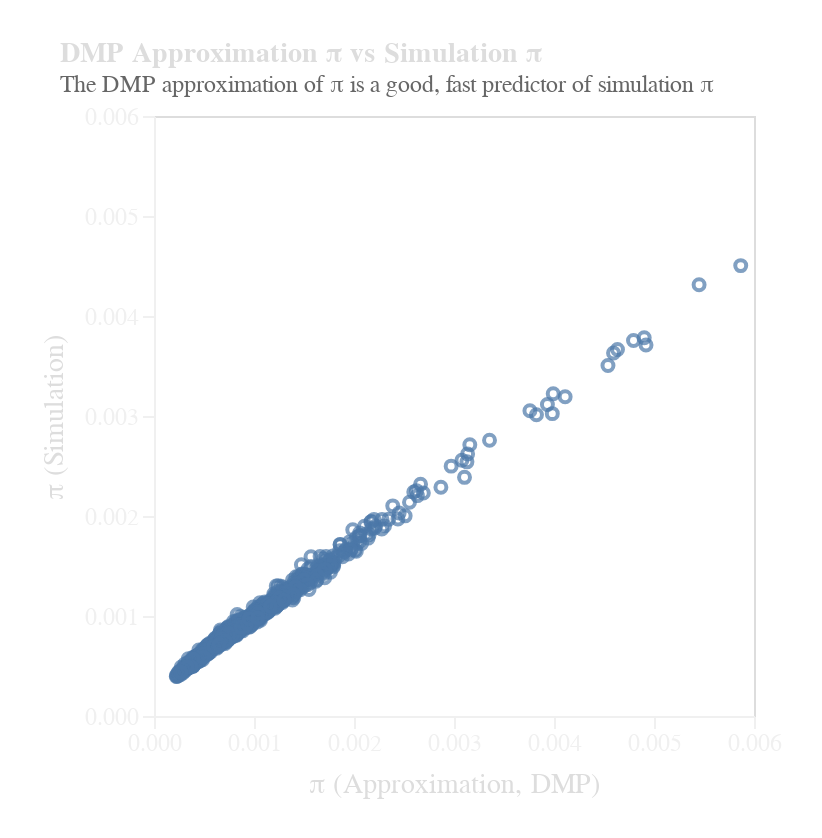

Notebook cell for this chart:
### Code cell
alt.Chart(df_adaptive_ba1024.join(df_pi_dmp)).mark_point().encode(
    x=alt.X("pi_dmp")
    .title("π (Approximation, DMP)")
    .scale(type="linear", domain=[0, 0.006]),
    y=alt.Y("pi_simulation")
    .title("π (Simulation)")
    .scale(type="linear", domain=[0, 0.006]),
).properties(
    title=alt.TitleParams(
        "DMP Approximation π vs Simulation π",
        subtitle="The DMP approximation of π is a good, fast predictor of simulation π",
        subtitleColor="#666",
    )
)

### Figure 1 — Vega-Lite specification as saved in the notebook (floating-point values rounded to 4 significant figures; data arrays with more than 128 entries replaced by an {"elided": "..."} marker saying what was removed)
{"config": {"padding": 20, "view": {"stroke": "#DDD", "fill": null}, "title": {"font": "Helvetica Neue, sans serif", "fontSize": 14, "color": "#DDD", "padding": 10, "align": "left", "anchor": "start", "dx": 10}, "header": {"anchor": "start", "labelFontSize": 14, "titleColor": "#DDD", "labelColor": "#DDD"}, "axis": {"labelFont": "Helvetica Neue, sans serif", "titleFont": "Helvetica Neue, sans serif", "grid": false, "gridColor": "#444", "labelColor": "#F0F0F0", "tickColor": "#F0F0F0", "titleColor": "#DDD", "domainColor": "#F0F0F0", "labelFontSize": 12, "titleFontSize": 14, "titleFontWeight": 400, "tickSize": 6, "titlePadding": 8, "labelFlush": false}, "facet": {"titleFont": "Helvetica Neue, sans serif", "titleFontSize": 14, "color": "#DDD", "spacing": 20, "padding": 20}, "concat": {"spacing": 14, "axis": {"title": null}, "title": {"align": "left", "anchor": "left"}}, "legend": {"titleColor": "#DDD", "titleFontSize": 14, "titleFontWeight": 400, "labelColor": "#DDD", "labelFontSize": 12, "labelFont": "Helvetica Neue, sans serif", "titleFont": "Helvetica Neue, sans serif"}, "background": null}, "data": {"name": "data-2fe39bcccce255afc7ddd02837c96b81"}, "mark": {"type": "point"}, "encoding": {"x": {"field": "pi_dmp", "scale": {"type": "linear", "domain": [0, 0.006]}, "title": "π (Approximation, DMP)", "type": "quantitative"}, "y": {"field": "pi_simulation", "scale": {"type": "linear", "domain": [0, 0.006]}, "title": "π (Simulation)", "type": "quantitative"}}, "title": {"text": "DMP Approximation π vs Simulation π", "subtitle": "The DMP approximation of π is a good, fast predictor of simulation π", "subtitleColor": "#666"}, "$schema": "https://vega.github.io/schema/vega-lite/v6.1.0.json", "datasets": {"data-2fe39bcccce255afc7ddd02837c96b81": {"elided": "1024 records"}}}
